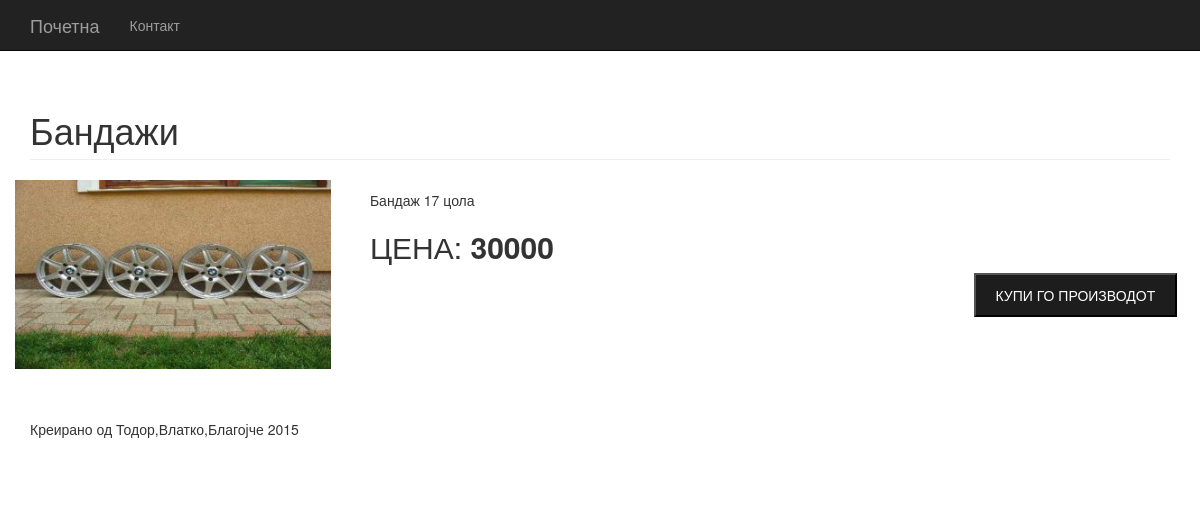
Page /pages/product.php?product=1 on the committed database.
### tables this page shows
CREATE TABLE IF NOT EXISTS `ic_offer` (
  `id` int(11) NOT NULL AUTO_INCREMENT,
  `title` varchar(255) DEFAULT NULL,
  `text` text,
  `image` varchar(255) DEFAULT NULL,
  `price` int(11) DEFAULT NULL,
  `category` int(11) NOT NULL,
  `user` int(11) DEFAULT NULL,
  `created` int(11) DEFAULT NULL,
  `active` int(11) DEFAULT NULL,
  PRIMARY KEY (`id`),
  UNIQUE KEY `id_UNIQUE` (`id`),
  KEY `user` (`user`)
);

### pages/product.php (the view, shortened to what this page needs)
<?php
	$products = mysql_query("SELECT * FROM ic_offer WHERE `id` = ".$_GET['product']);
    $data = mysql_fetch_array($products);
?>
<!DOCTYPE html>
<html lang="en">
<head>
    <link href="../layout/styles/bootstrap.min.css" rel="stylesheet">
    <link href="../layout/styles/3-col-portfolio.css" rel="stylesheet">
</head>
<body>
    <nav class="navbar navbar-inverse navbar-fixed-top" role="navigation">
        <div class="container">
            <div class="navbar-header">
                <a class="navbar-brand" href="../index.php">Почетна</a>
            </div>
            <div class="collapse navbar-collapse" id="bs-example-navbar-collapse-1">
                <ul class="nav navbar-nav">
                    <li>
                        <a href="#">Контакт</a>
                    </li>
                </ul>
            </div>
        </div>
    </nav>
    <div class="container">
        <div class="row">
            <div class="col-lg-12">
                <h1 class="page-header"><?php echo $data['title'];?>
                </h1>
            </div>
        </div>
        <div class="row">
        	<?php
                    if($data['image'] != '' OR !empty($data['image']) )
                    {
                        $image = '../uploads/'.$data['image'];
                    }
                    else
                    {
                        $image = 'http://placehold.it/700x400';
                    }
        	?>
        	<div id="product_image">
        		<img src="<?php echo $image;?>">
        	</div>
            <div class="product_info">
                <p><?php echo htmlspecialchars_decode($data['text']);?></p>
                <h2>ЦЕНА: <b><?php echo $data['price'];?></b></h2>
                <form action="../php/buy.php" method="POST">
                	<input type="submit" class="buy" value="КУПИ ГО ПРОИЗВОДОТ">
                </form>
            </div>
        </div>
        <footer>
            <div class="row">
                <div class="col-lg-12">
                    <p>Креирано од Тодор,Влатко,Благојче 2015</p>
                </div>
            </div>
        </footer>
    </div>
</body>
</html>

### layout/styles/3-col-portfolio.css (style rules this page uses)
body { padding-top: 70px; }
footer { margin: 50px 0; }
.buy { color: #fff; float: right; padding: 10px 20px; background: #1d1d1d; text-decoration: none; }
.row #product_image { width: 30%; display: inline-block; vertical-align: top; zoom: 1; *display: inline; }
.row #product_image img { max-width: 90%; }
.row .product_info { width: 69%; display: inline-block; vertical-align: top; zoom: 1; *display: inline; }

### rows in the picture
ic_offer: title "Бандажи", image (picture), text "Бандаж 17 цола", price "30000"
